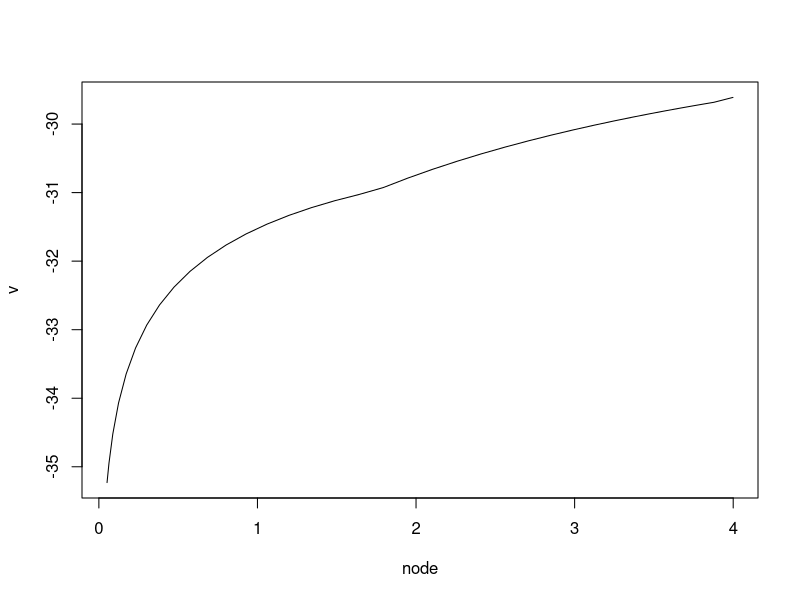
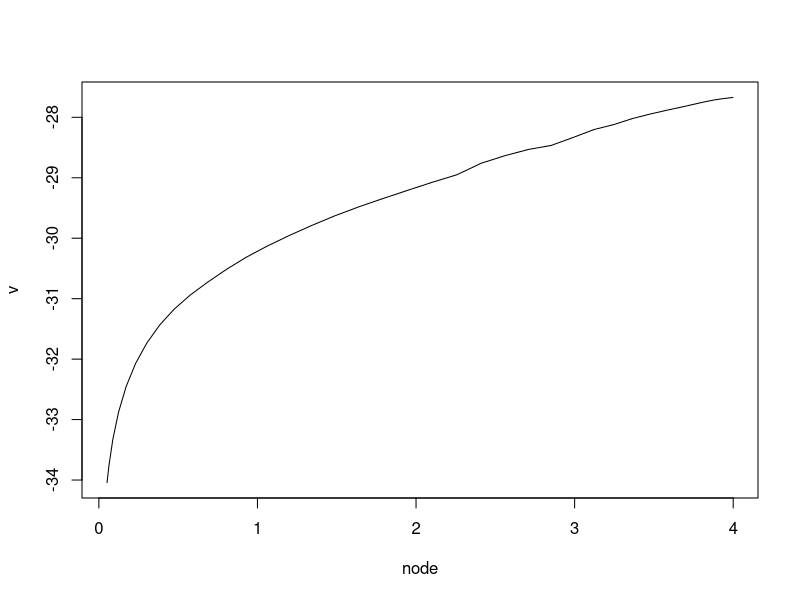
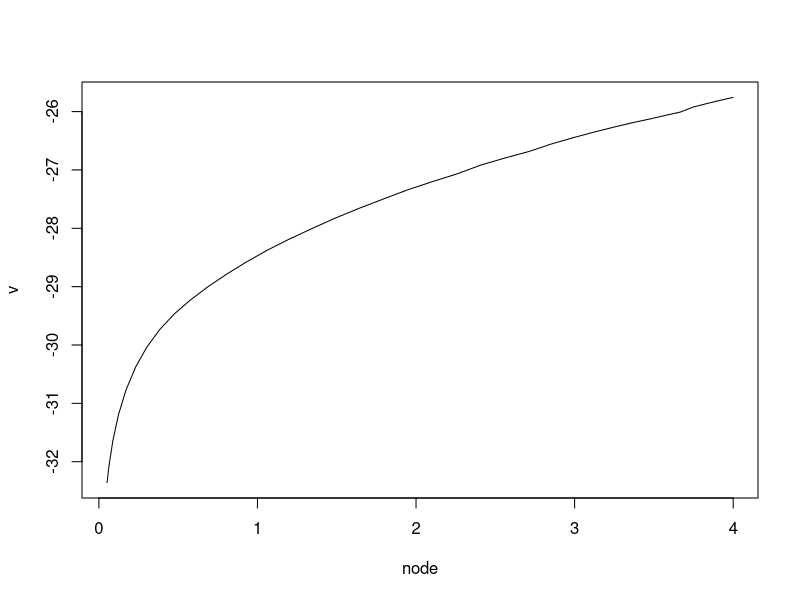
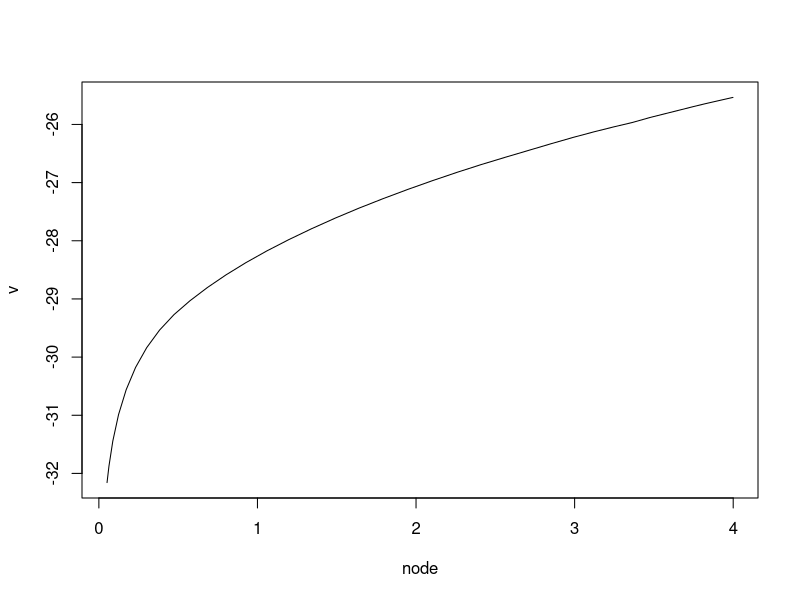
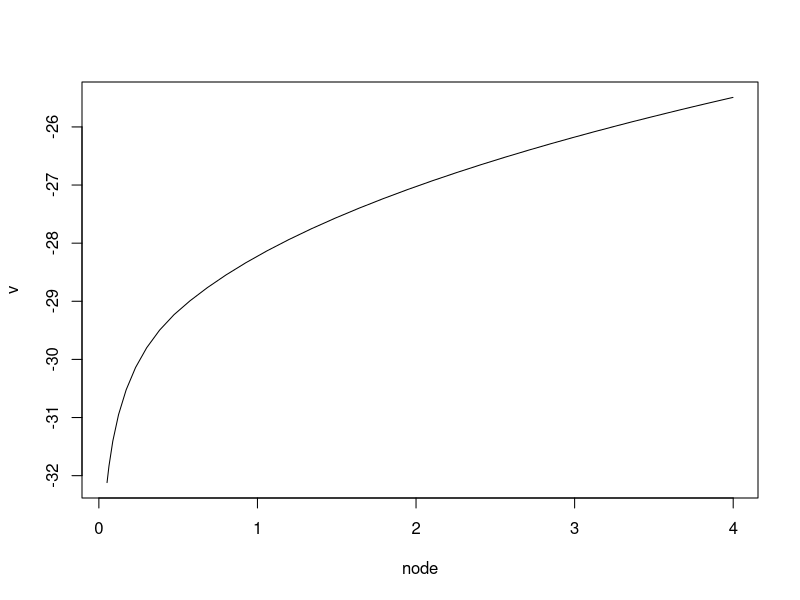
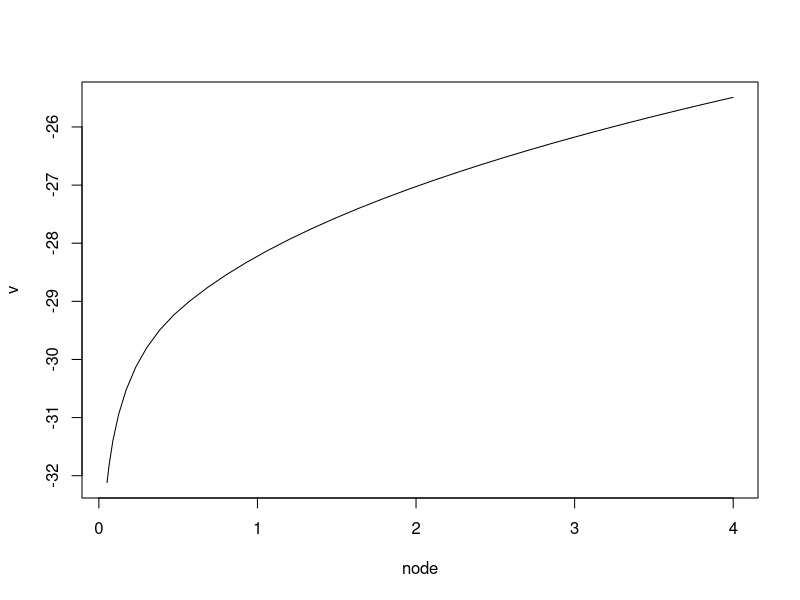
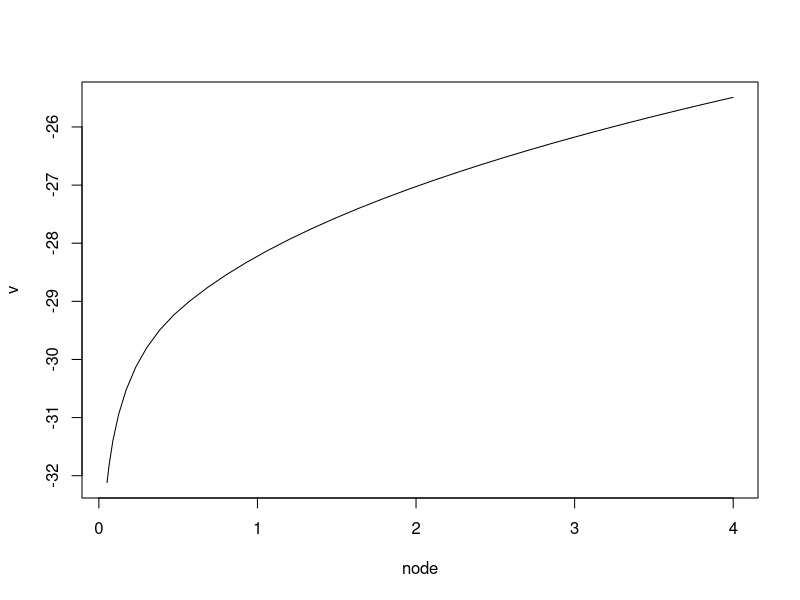
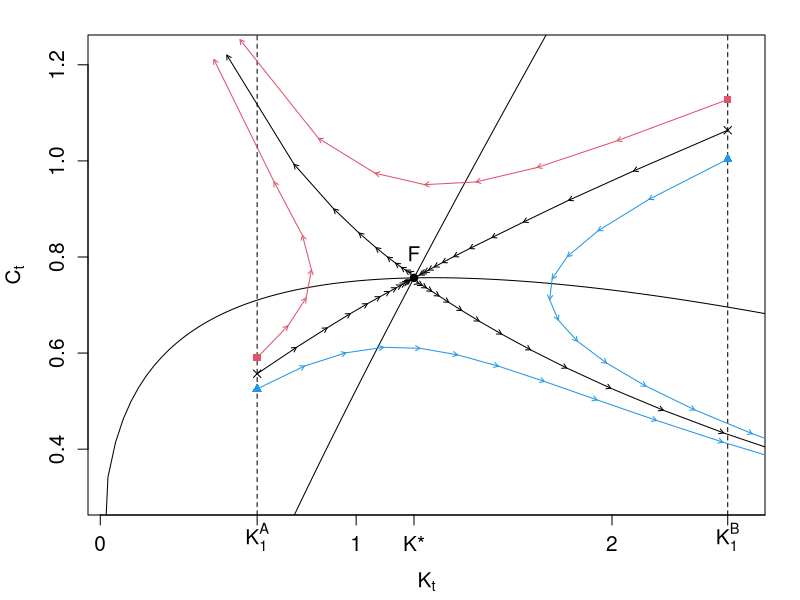

R code for these plots, in order:
#=======================================
# Chapter 2, Figures of appendix
#   modified on 2020/7/28
#=======================================

"%+%" <- function(x, y) paste(x, y, sep = "")
# figpath <- "../../figs/"
figpath <- "./"

beta <- 0.99
alpha <- 0.3
delta <- 0.25

Kss <- ((1/beta+delta-1)/alpha)^(1/(alpha-1))
Css <- Kss^alpha - delta*Kss

U <- function (C) log(C)
g <- function (K, C) K^alpha + (1-delta)*K - C

y <- 0
for(i in 0:200)
  y <- y + beta^i * U(Css)

#---------------------------------------
# チェビシェフ近似補間（1次）
#---------------------------------------

library(nleqslv) # nleqslv

xj <- function(n = 10){
  -cos(0.5*(2*(1:n)-1)*pi/n)
}

trans0 <- function(x, a = -1, b = 1) {
  y <- (x-a)/(b-a)*2-1
  y
}

trans <- function(x, a = -1, b = 1) {
  y <- (x-a)/(b-a)*2-1
  y[which(y < -1)] <- -1
  y[which(y > 1)] <- 1
  y
}

rev <- function(y, a = -1, b = 1) (y+1)*(b-a)*0.5+a

fn <- function(x, cc, nt){
  size <- length(x)
  Tk <- matrix(1, size[1], 1)
  Tk <- cbind(Tk, x)
  for (k in 2:(nt-1))
    Tk <- cbind(Tk, 2*x*Tk[, k]-Tk[, k-1])
  Tk %*% cc
}

cheb <- function(x, coef, a, b, n) {
  fn(trans(matrix(x, 1), a, b), coef, n) 
}

#---------------------------------------
# Policy Iteration
#---------------------------------------

nt <- 40
at <- 0.05
bt <- 4.0

node <- rev(xj(nt), at[1], bt[1])
apxfun <- function(x, coef) fn(trans(x, at, bt), coef, nt)

niter <- 1000
eps <- 0.0001

# initialization
f <- function (x) -45 + sqrt(x)
cc <- rep(0, nt)
v <- rep(0, nt)
coef <- rep(0, nt)
coef2 <- rep(0, nt)

for(iter in 1:niter) {
  print(iter)
  v1 <- c(v)
  c1 <- c(cc)
  coef1 <- coef
  
  for(i in 1:nt) {
    obj <- function(ct) {
      st <- node[i]
      sa <- matrix(g(st,ct), 1)
      return(-U(ct)-beta*f(sa))
    }
    opt <- optimize(obj, c(0.001,  min((1 - delta) *node[i]+node[i]^alpha,bt*0.99)))
    cc[i] <- opt$minimum
  }
  fobj1 <- function(coef) cc - apxfun(node, coef)
  coef1 <- nleqslv(coef1, fobj1)$x
  hc <- function(x) cheb(x, coef1, at, bt, nt)
  
  for(i in 1:nt) {
    st <- node[i]
    ct <- max(min(hc(st), st), 0.001)
    y <- U(ct)
    for(k in 1:1000) {
       st <- g(st, ct)
       ct <- max(min(hc(st), st), 0.001)
       y <- y + beta^k * U(ct)
      }
    v[i] <- y
  }
  if (identical(abs(c(cc) - c1) < eps ,rep(T, nt))) break
  
  fobj2 <- function(coef) v - apxfun(node, coef)
  coef2 <- nleqslv(coef2, fobj2)$x
  f <- function(x) cheb(x, coef2, at, bt, nt)
  
  plot(cbind(node, v), typ = "l")
  print(abs(c(cc) - c1))
}

#--------------------
# シミュレーション
#--------------------

K01 <- Kss*0.5
Kt1 <- K01
Ct1 <- c()

for(i in 1:31) {
  Ct1[i] <- hc(Kt1[i])
  Kt1[i+1] <- g(Kt1[i], Ct1[i])
}

K02 <- Kss*2
Kt2 <- K02
Ct2 <- c()
for(i in 1:31) {
  Ct2[i] <- hc(Kt2[i])
  Kt2[i+1] <- g(Kt2[i], Ct2[i])
}

#--------------------
# 位相図の作図
#--------------------

At <- 1
Kss <- ((1/beta+delta-1)/alpha/At)^(1/(alpha-1))
FKt <- function(K) At*K^alpha + (1-delta)*K - Kss
FCt <- function(K) At*K^alpha - delta*K

maxT <- 31

if (.Platform$OS.type == "windows") windows(7, 7)
par(ps = 15)
par(mai = c(0.85, 0.88, 0.35, 0.35))
par(mfrow = c(1,1))
#curve(FCt, 0, 3, ylim = c(0.3, 1.7), xlim = c(0.05, 2.5), xlab = expression(K[t]), ylab = expression(C[t]), main = "Phase Diagram",axes = F)
curve(FCt, 0, 3, ylim = c(0.3, 1.225), xlim = c(0.05, 2.5), xlab = expression(K[t]), ylab = expression(C[t]), main = "",axes = F)
abline(h = 0)
#lines(cbind(c(Kss, Kss),c(0, 100)))

lines(cbind(seq(0,3, 0.01),FKt(seq(0,3, 0.01))))
points(Kss,FCt(Kss), pch=19)

axis(2)
axis(1, labels = c(0:3), at = 0:3)
abline(v = c(K01,K02), lty = 2)
box()

axis(1, labels = c(expression(K[1]^A)), at = K01)
axis(1, labels = c(expression(K[1]^B)), at = K02)
axis(1, labels = c(expression("K*")), at = Kss)

for(i in 1:12){
  arrows(Kt1[i], Ct1[i], Kt1[i+1], Ct1[i+1], length = 0.05)
  arrows(Kt2[i], Ct2[i], Kt2[i+1], Ct2[i+1], length = 0.05)
}
for(i in 13:(maxT-1)){
  segments(Kt1[i], Ct1[i], Kt1[i+1], Ct1[i+1])
  segments(Kt2[i], Ct2[i], Kt2[i+1], Ct2[i+1])
}


FCa <- function(K, C) beta*(alpha*g(K,C)^(alpha-1)-delta+1)*C
const <- 1.06

Kt1a <- K01
Ct1a <- hc(K01)*const
for(i in 1:31) {
  Kt1a[i+1] <- g(Kt1a[i], Ct1a[i])
  Ct1a[i+1] <- FCa(Kt1a[i], Ct1a[i])
}

Kt1b <- K01
Ct1b <- hc(K01)/const
for(i in 1:31) {
  Kt1b[i+1] <- g(Kt1b[i], Ct1b[i])
  Ct1b[i+1] <- FCa(Kt1b[i], Ct1b[i])
}

Kt2a <- K02
Ct2a <- hc(K02)*const
for(i in 1:31) {
  Kt2a[i+1] <- g(Kt2a[i], Ct2a[i])
  Ct2a[i+1] <- FCa(Kt2a[i], Ct2a[i])
}

Kt2b <- K02
Ct2b <- hc(K02)/const
for(i in 1:31) {
  Kt2b[i+1] <- g(Kt2b[i], Ct2b[i])
  Ct2b[i+1] <- FCa(Kt2b[i], Ct2b[i])
}

for(i in 1:maxT){
  if (!is.nan(Kt1a[i]))
    arrows(Kt1a[i], Ct1a[i], Kt1a[i+1], Ct1a[i+1], length = 0.05, col = 2, lty = 1)
  if (!is.nan(Kt1b[i]))
    arrows(Kt1b[i], Ct1b[i], Kt1b[i+1], Ct1b[i+1], length = 0.05, col = 4, lty = 1)
  if (!is.nan(Kt2a[i]))
    arrows(Kt2a[i], Ct2a[i], Kt2a[i+1], Ct2a[i+1], length = 0.05, col = 2, lty = 1)
  if (!is.nan(Kt2b[i]))
    arrows(Kt2b[i], Ct2b[i], Kt2b[i+1], Ct2b[i+1], length = 0.05, col = 4, lty = 1)
}

points(cbind(Kt1a[1], Ct1a[1]), pch = 15, col = 2)
points(cbind(Kt1[1], Ct1[1]), pch = 4)
points(cbind(Kt1b[1], Ct1b[1]), pch = 17, col = 4)

points(cbind(Kt2a[1], Ct2a[1]), pch = 15, col = 2)
points(cbind(Kt2[1], Ct2[1]), pch = 4)
points(cbind(Kt2b[1], Ct2b[1]), pch = 17, col = 4)


maxT2 <- 100

Kt3a <- Kss-0.01
Ct3a <- Css+0.01
for(i in 1:maxT2) {
  Kt3a[i+1] <- g(Kt3a[i], Ct3a[i])
  Ct3a[i+1] <- FCa(Kt3a[i], Ct3a[i])
}
end <- min(which(is.nan(Ct3a)))
#Kt3a[end] <- Kt1a[8]+0.04
#Ct3a[end] <- 1.6

Kt3b <- Kss+0.01
Ct3b <- Css-0.01
for(i in 1:maxT2) {
  Kt3b[i+1] <- g(Kt3b[i], Ct3b[i])
  Ct3b[i+1] <- FCa(Kt3b[i], Ct3b[i])
}

for(i in 1:maxT2){
  if (!is.nan(Kt3a[i]))
    arrows(Kt3a[i], Ct3a[i], Kt3a[i+1], Ct3a[i+1], length = 0.05, col = 1, lty = 1)
  if (!is.nan(Kt3b[i]))
    arrows(Kt3b[i], Ct3b[i], Kt3b[i+1], Ct3b[i+1], length = 0.05, col = 1, lty = 1)
}

text(Kss, Css+0.05, "F")

dev.copy2eps(file= figpath %+% "phase_ram_ck.eps")
